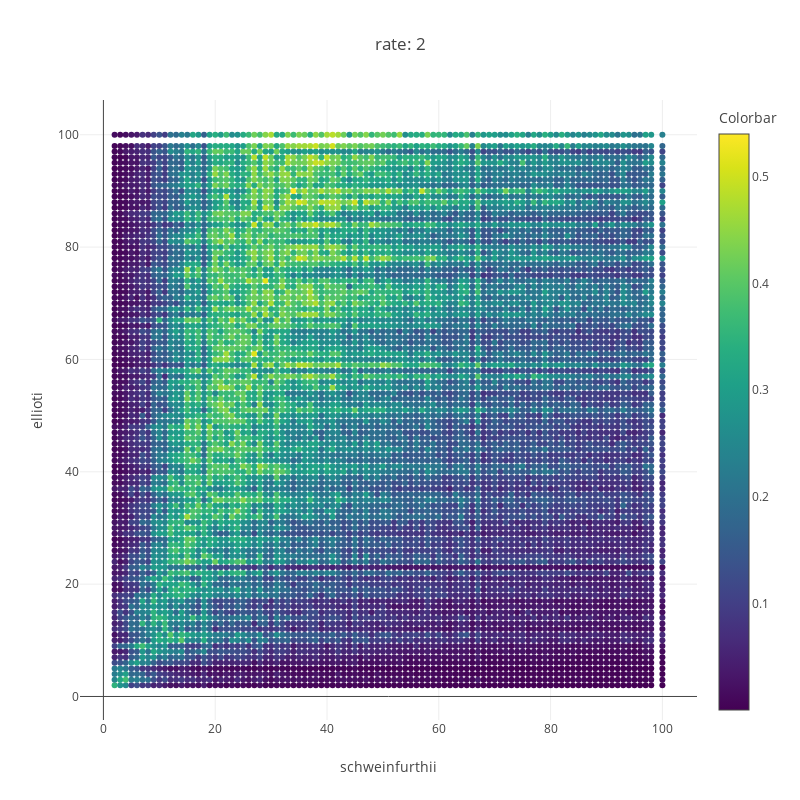

The cell this chart's notebook holds for it:
### Code cell
def plot_power(rate_stats,rate= 2,func_select= np.nanmean):
    bi_select= list(rate_stats.keys())
    props= [(*bi,func_select(rate_stats[bi][rate]['pval'])) for bi in bi_select]
    props= np.array(props)


    fig= [go.Scatter(
        x= props[:,0],
        y= props[:,1],
        mode= 'markers',
        marker= {
            'color': props[:,2],
            "colorbar": dict(
                title="Colorbar"
            ),
            'colorscale': 'Viridis',
                'line': {'width': 0},
                'size':6,
                'symbol': 'circle',
            "opacity": 1
        }
    )]

    layout= go.Layout(
        title= 'rate: {}'.format(rate),
        xaxis= dict(
            title= comb_select[0]
        ),
        yaxis= dict(
            title= comb_select[1]
        ),
        height= 800,
        width= 800
    )

    Figure= go.Figure(data= fig,layout= layout)

    iplot(Figure)

rate= 2
plot_power(rate_stats,rate= rate)

### Figure 1 — Plotly figure (JSON) as saved in the notebook; plotly's stock layout.template omitted (floating-point values rounded to 4 significant figures; data arrays with more than 128 entries replaced by an {"elided": "..."} marker saying what was removed)
{"data": [{"marker": {"color": {"elided": "9604 float values"}, "colorbar": {"title": {"text": "Colorbar"}}, "colorscale": "Viridis", "line": {"width": 0}, "opacity": 1, "size": 6, "symbol": "circle"}, "mode": "markers", "type": "scatter", "uid": "696d3793-ca10-4690-9763-fcade90647e5", "x": {"elided": "9604 int values"}, "y": {"elided": "9604 int values"}}], "layout": {"height": 800, "title": {"text": "rate: 2"}, "width": 800, "xaxis": {"title": {"text": "schweinfurthii"}}, "yaxis": {"title": {"text": "ellioti"}}}}
